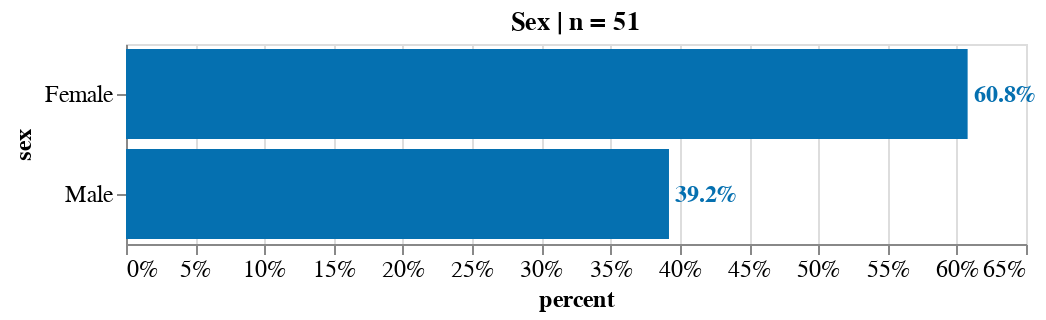

Notebook code cell kept with this figure:
### Markdown cell above
## Demographics

### Code cell
source = count_freq_labels(df, X="sex") 
title = 'Sex | n = '+ source['counts'].sum().astype(str)
X, Y = 'percent:Q', 'sex:N'
w, h= 450, 100
txs, ls, ts = 12, 12, 12

chart_sex = simple_per_bar(source, title=title, X=X, Y=Y, width=w, height=h, text_size = txs, label_size = ls, title_size=ts)

### Figure 1 — Vega-Lite specification as saved in the notebook (floating-point values rounded to 4 significant figures)
{"config": {"view": {"continuousWidth": 400, "continuousHeight": 300}, "axis": {"labelFontSize": 12, "titleFontSize": 12}}, "layer": [{"mark": "bar", "encoding": {"color": {"condition": {"value": "orange", "test": "(datum.emotion === 'Some')"}, "value": "#0570b0"}, "x": {"type": "quantitative", "axis": {"format": ".0%"}, "field": "percent"}, "y": {"type": "nominal", "field": "sex", "sort": "-x"}}, "title": "Sex | n = 51"}, {"mark": {"type": "text", "align": "left", "baseline": "middle", "dx": 3, "fontSize": 12, "fontWeight": "bold"}, "encoding": {"color": {"condition": {"value": "orange", "test": "(datum.emotion === 'Some')"}, "value": "#0570b0"}, "text": {"type": "quantitative", "field": "percent", "format": ".1%"}, "x": {"type": "quantitative", "axis": {"format": ".0%"}, "field": "percent"}, "y": {"type": "nominal", "field": "sex", "sort": "-x"}}, "title": "Sex | n = 51"}], "data": {"name": "data-bf62d92e721a11048eb671040fc8e109"}, "height": 100, "width": 450, "$schema": "https://vega.github.io/schema/vega-lite/v4.8.1.json", "datasets": {"data-bf62d92e721a11048eb671040fc8e109": [{"counts": 31, "sex": "Female", "percent": 0.6078}, {"counts": 20, "sex": "Male", "percent": 0.3922}]}}
